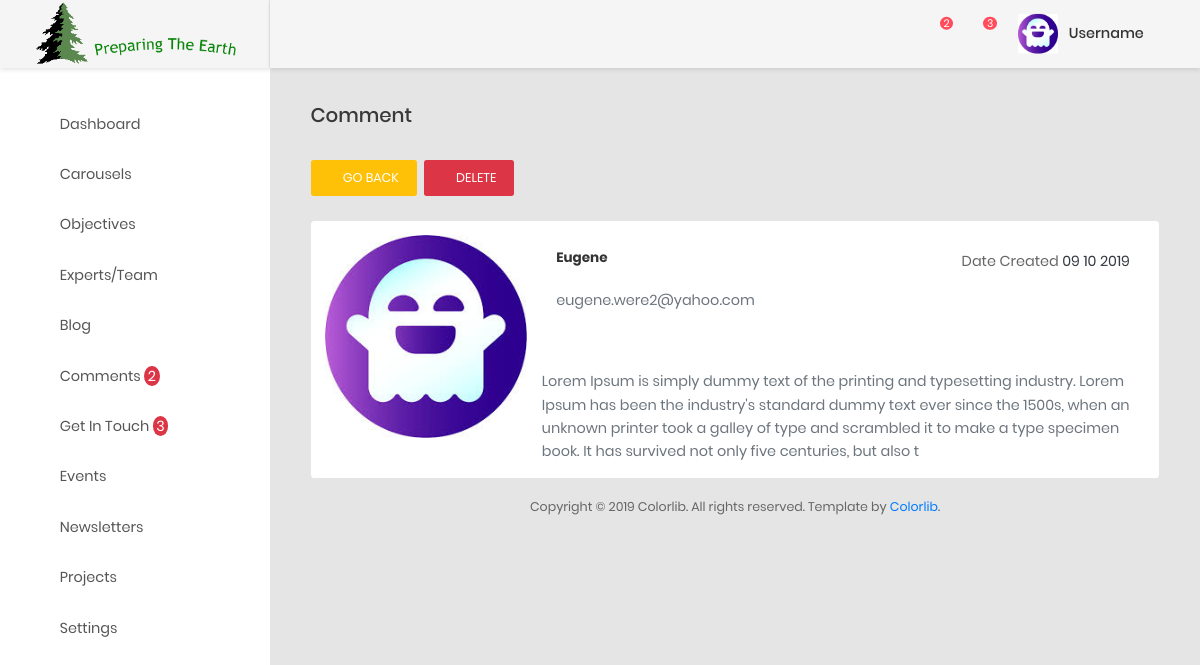
The page /ccsbadmin/singlecomment/5 on the database its author committed.
### ccsbadmin/models.py (models this page shows, shortened)
class Comment(models.Model):
    blog = models.ForeignKey(Blog, on_delete=models.CASCADE,null=False,blank=False)
    person_name = models.CharField(max_length=100,null=True, blank=True)
    person_email = models.CharField(max_length=100,null=False, blank=False)
    content = models.TextField()
    COMMENTSSTATUS = {
        ('READ','Read'),
        ('UNREAD','Unread'),
        ('TRASH', 'Trash'),
    }
    status = models.CharField(choices=COMMENTSSTATUS, default='UNREAD', max_length=100,null=False, blank=False)
    created_at = models.DateTimeField(auto_now_add=True)
    updated_at = models.DateTimeField(auto_now=True)

### ccsbadmin/views.py (the view)
# urls.py: path('singlecomment/<int:comment_id>', views.singleComment, name='singlecomment'),
def singleComment(request, comment_id):
    comment = Comment.objects.filter(id=comment_id).first()
    if comment is not None:
        Comment.objects.filter(id=int(comment.id)).update(
            status='READ'
        )
    context = {
        'title':comment.person_name,
        'comment': comment
    }
    return render(request,'comments/singlecomment.html', context)

### ccsbadmin/templatetags/callmethod.py (called while the page is built)
@register.filter(name='comments')
def comments(request):
    comments = Comment.objects.filter(status="UNREAD").order_by("-created_at")
    if comments is not None:
        return comments
    return False

@register.filter(name='get_intouch')
def get_intouch(request):
    getintouchs = GetInTouch.objects.filter(status="UNREAD").order_by("-created_at")
    if getintouchs  is not None:
        return getintouchs
    return False

@register.filter(name='comment_unread_count')
def comment_unread_count(request):
    unread_comments = Comment.objects.filter(status="UNREAD").count()
    if unread_comments is not None:
        return unread_comments
    return False

@register.filter(name='getintouch_unread_count')
def getintouch_unread_count(request):
    getintouch_unread_count = GetInTouch.objects.filter(status="UNREAD").count()
    if getintouch_unread_count is not None:
        return getintouch_unread_count
    return False

### ccsbadmin/templates/comments/singlecomment.html (shortened to what this page needs)
{% extends "aahome/aalayout.html" %}
{% load static %}
    {% block links %}
        <link type="text/css" rel="stylesheet" href="https://cdn.datatables.net/1.10.18/css/dataTables.bootstrap.min.css">
        <link type="text/css" href="https://cdnjs.cloudflare.com/ajax/libs/bootstrap-select/1.10.0/css/bootstrap-select.min.css" rel="stylesheet" />
        <link rel="stylesheet" href="https://cdn.jsdelivr.net/npm/bootstrap-select@1.13.9/dist/css/bootstrap-select.min.css">
    {% endblock links %}
{% block content %}
            <div class="main-content">
                <div class="section__content section__content--p30">
                    <div class="container-fluid">
                        <div class="row">
                            <div class="col-md-12">
                                <h3 class="title-5 m-b-35">Comment</h3>
                                <div class="table-data__tool">
                                    <div class="table-data__tool-right">
                                        <a href="{% url 'CCSBADMIN:comment' %}"  class="mr-1 au-btn au-btn-icon btn-warning au-btn--small">
                                            <i class="fa fa-arrow-left" ></i>go back
                                        </a>
                                        <a data-toggle="modal" data-target="#dd{{ comment.id }}" href="#"  class=" mr-1 au-btn au-btn-icon btn-danger au-btn--small">
                                            <i class="fa fa-trash" ></i>Delete
                                        </a>
                                    </div>
                                </div>
                                <div class="table-responsive table-responsive-data2">
                                    <div class="media bg-white rounded p-3">
                                        <div class="d-flex flex-column ">
                                            <img src='{% static 'images/coolavatar.jpg' %}' class="align-self-start mr-3" alt="...">
                                        </div>
                                      <div class="media-body">
                                          <div class="d-flex mb-5 p-3">
                                              <span class="mt-0 ">
                                                  <h5 class="text-capitalize">{{ comment.person_name }}</h5><br>
                                                  <p class="text-muted">{{ comment.person_email }}</p>
                                              </span>
                                              <span class=" ml-auto ">Date Created <span class="text-dark">{{ comment.created_at|date:'d m Y' }}</span></span>
                                          </div>
                                        <p class="text-muted">{{ comment.content }}</p>
                                      </div>
                                    </div>
                                </div>
                            </div>
                        </div>
                        <div class="row">
                            <div class="col-md-12">
                                <div class="copyright">
                                    <p>Copyright © <script> var date = new Date(); var yr = date.getFullYear(); document.write(yr);</script> Colorlib. All rights reserved. Template by <a href="https://colorlib.com">Colorlib</a>.</p>
                                </div>
                            </div>
                        </div>
                    </div>
                </div>
            </div>
{% endblock content %}

### rows shown on the page
Comment: person_name "Eugene", person_email "eugene.were2@yahoo.com", created_at "09 10 2019", content "Lorem Ipsum is simply dummy text of the printing and typesetting industry. Lorem Ipsum has been the industry's standard dummy text ever since the 1500s, when an unknown printer took a galley of type and scrambled it to make a type specimen book. It has survived not only five centuries, but also t"

### other values the page prints
{{ request|comment_unread_count }} "2"
{{ request|getintouch_unread_count }} "3"
